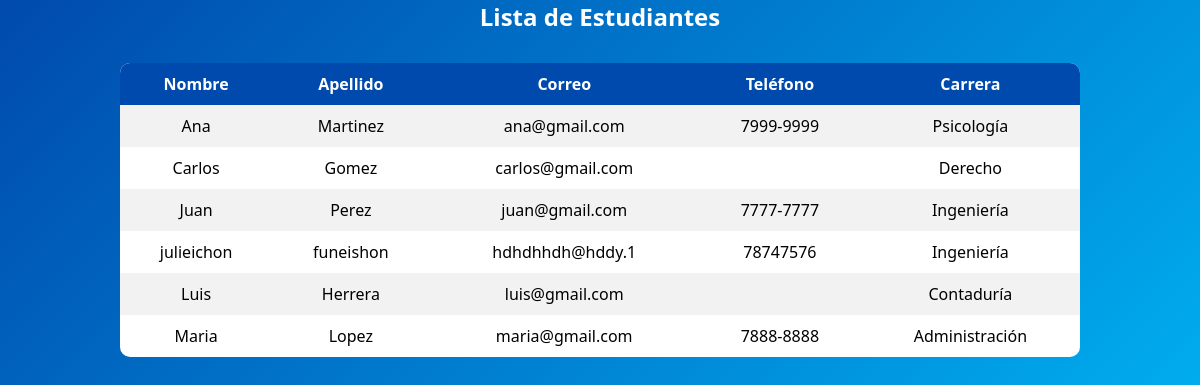
The app's page /ver.php with its own data.
### tables this page shows
CREATE TABLE `estudiantes` (
  `id_estudiante` int(11) NOT NULL,
  `nombre` varchar(100) NOT NULL,
  `apellido` varchar(100) NOT NULL,
  `correo` varchar(150) NOT NULL,
  `telefono` varchar(15) DEFAULT NULL,
  `carrera` varchar(100) NOT NULL
);

### ver.php (the view)
<?php
include("conexion.php");
$sql = "SELECT * FROM estudiantes ORDER BY nombre ASC";
$result = mysqli_query($conn, $sql);
?>
<link rel="stylesheet" href="style.css">
<h2>Lista de Estudiantes</h2>
<table>
<tr>
    <th>Nombre</th>
    <th>Apellido</th>
    <th>Correo</th>
    <th>Teléfono</th>
    <th>Carrera</th>
</tr>
<?php while($row = mysqli_fetch_assoc($result)) { ?>
<tr>
    <td><?php echo $row['nombre']; ?></td>
    <td><?php echo $row['apellido']; ?></td>
    <td><?php echo $row['correo']; ?></td>
    <td><?php echo $row['telefono']; ?></td>
    <td><?php echo $row['carrera']; ?></td>
</tr>
<?php } ?>
</table>

### style.css (style rules this page uses)
h2 { text-align: center; color: white; }
table { margin: 30px auto; border-collapse: collapse; width: 80%; background: white; border-radius: 10px; overflow: hidden; }
th { background: #004aad; color: white; padding: 10px; }
td { padding: 10px; text-align: center; }
tr:nth-child(even) { background: #f2f2f2; }

### records on screen
estudiantes: nombre "Ana", apellido "Martinez", correo "ana@gmail.com", telefono "7999-9999", carrera "Psicología"
estudiantes: nombre "Carlos", apellido "Gomez", correo "carlos@gmail.com", carrera "Derecho"
estudiantes: nombre "Juan", apellido "Perez", correo "juan@gmail.com", telefono "7777-7777", carrera "Ingeniería"
estudiantes: nombre "julieichon", apellido "funeishon", correo "hdhdhhdh@hddy.1", telefono "78747576", carrera "Ingeniería"
estudiantes: nombre "Luis", apellido "Herrera", correo "luis@gmail.com", carrera "Contaduría"
estudiantes: nombre "Maria", apellido "Lopez", correo "maria@gmail.com", telefono "7888-8888", carrera "Administración"
